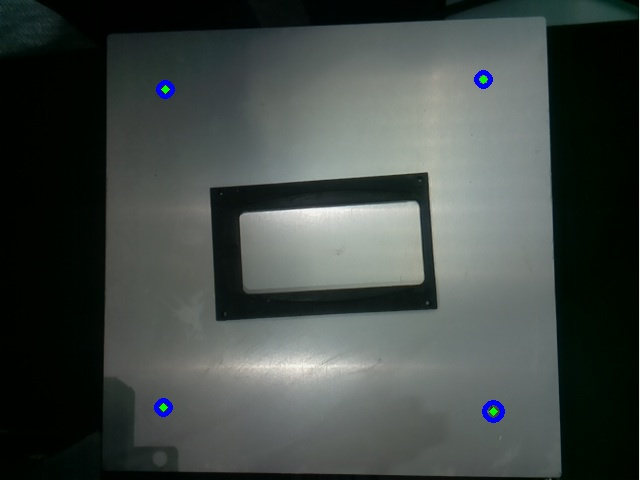
#> input picture img/screws_detected.jpg, 640 x 480 px
$ python -i camera_analysis.py   (imports and definitions only)
#> lines starting #> are read from the running program, lines starting #| are printed output that depends on the picture; after the words box and inside, x2 and y2 are one past the last pixel; in counts of white or black regions, pixels touching at a corner belong together
#> (reads config/config.json from the repository)
import cv2
import numpy as np
import requests
from api import CONFIG
# GLOBAL VAR
SNAPSHOT_URL = CONFIG.get("url", "").rstrip("/") + "/webcam/?action=snapshot"


# [69 lines left out: functions detect_screws, capture_image, not called in this run]

def analyze_image(image_path, annotated_path="img/annotated_image.jpg"):
    """
    Analyse l'image pour détecter les coins et sauvegarde une copie annotée.
    :param image_path: Chemin vers l'image capturée.
    :param annotated_path: Chemin pour sauvegarder l'image annotée.
    :return: Liste des coordonnées des coins (X, Y).
    """
#> called with image_path = 'img/screws_detected.jpg', annotated_path = 'img/annotated_image.jpg'
    try:
        # Charger l'image
        image = cv2.imread(image_path)
#> image is the input picture: shape (480, 640, 3); mean B, G, R 70.2, 73.4, 66.4
        if image is None:
            print("Erreur : Impossible de charger l'image.")
            return None

        # Convertir en niveaux de gris pour le traitement
        gray = cv2.cvtColor(image, cv2.COLOR_BGR2GRAY)

        # Appliquer un flou pour réduire le bruit
        blurred = cv2.GaussianBlur(gray, (5, 5), 0)

        # Détection des bords avec Canny
        edges = cv2.Canny(blurred, 50, 150)
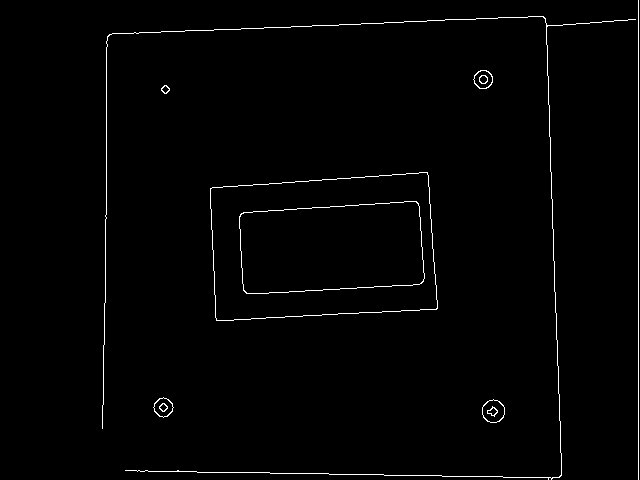
#> edges: shape (480, 640); 1.3% white in thin lines or dots, all inside (x1, y1, x2, y2) = (102, 0, 639, 480)

        # Trouver les contours
        contours, _ = cv2.findContours(edges, cv2.RETR_EXTERNAL, cv2.CHAIN_APPROX_SIMPLE)
#> contours = 7 contours, 2 with area under 20; largest, box (x1, y1, x2, y2) and area: (210, 172, 438, 321) 29647, (482, 399, 505, 423) 401, (153, 397, 174, 418) 277, (473, 70, 493, 89) 270, (161, 85, 170, 94) 46

        # Trouver le plus grand contour (supposé être la pièce)
        largest_contour = max(contours, key=cv2.contourArea)
#> largest_contour = contour of 91 points, box (x1, y1, x2, y2) (210, 172, 438, 321), area 29647

        # Approximations polygonales pour détecter les coins
        epsilon = 0.02 * cv2.arcLength(largest_contour, True)
#> epsilon = 14.48
        approx = cv2.approxPolyDP(largest_contour, epsilon, True)
#> approx = [[427, 172], [210, 188], [216, 320], [436, 309]]

        # Extraire les coordonnées des coins
        corners = [(int(point[0][0]), int(point[0][1])) for point in approx]
#> corners = [(427, 172), (210, 188), (216, 320), (436, 309)]

        # Annoter l'image avec des points rouges aux coins détectés
        annotated_image = image.copy()
        for idx, (x, y) in enumerate(corners):
            # Dessiner un cercle rouge à chaque coin
            cv2.circle(annotated_image, (x, y), 10, (0, 0, 255), -1)  # Point rouge
            # Ajouter la numérotation des coins
            cv2.putText(
                annotated_image, str(idx + 1), (x + 15, y - 15),  # Position du texte
                cv2.FONT_HERSHEY_SIMPLEX, 0.5, (255, 255, 255), 2  # Style du texte
            )
#> this loop made 4 passes
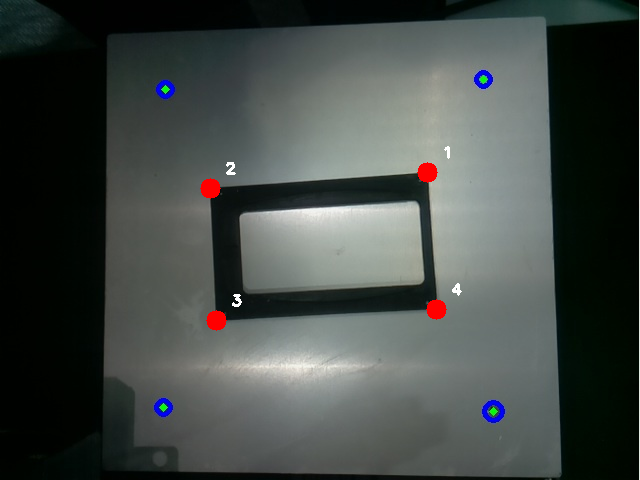
#> annotated_image: shape (480, 640, 3); 0.5% of pixels changed, all inside (x1, y1, x2, y2) = (200, 146, 462, 331)

        # Sauvegarder l'image annotée
        cv2.imwrite(annotated_path, annotated_image)
        print(f"Image annotée sauvegardée sous : {annotated_path}")

        print(f"Coins détectés : {corners}")
#| Coins détectés : [(427, 172), (210, 188), (216, 320), (436, 309)]
        return corners
    except Exception as e:
        print(f"Erreur lors de l'analyse de l'image : {e}")
        return None

>>> result = analyze_image('img/screws_detected.jpg')
#> result = [(427, 172), (210, 188), (216, 320), (436, 309)]
